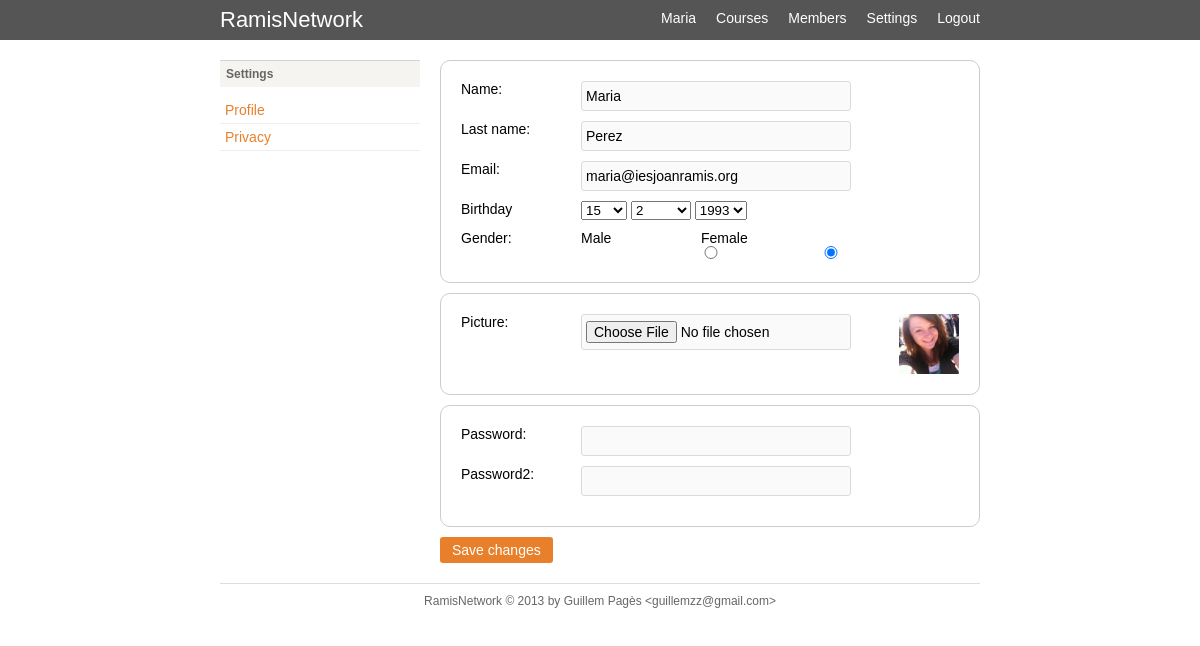
The app's page /settings.php (signed in) with its own data.
### tables this page shows
CREATE TABLE `users` (
  `id` int(11) unsigned NOT NULL AUTO_INCREMENT,
  `name` varchar(100) NOT NULL DEFAULT '',
  `lastname` varchar(100) NOT NULL DEFAULT '',
  `email` varchar(100) NOT NULL DEFAULT '',
  `password` varchar(64) NOT NULL DEFAULT '',
  `birthday` date NOT NULL,
  `gender` tinyint(2) NOT NULL DEFAULT '0',
  `avatar` varchar(64) NOT NULL,
  `course` tinyint(3) NOT NULL DEFAULT '0',
  `privacy` tinyint(2) NOT NULL DEFAULT '0',
  `visits` int(11) NOT NULL DEFAULT '0',
  PRIMARY KEY (`id`),
  KEY `email` (`email`)
);

### lib/html.php (called while the page is built, shortened)
<?php
function do_header($title='') {
	global $current_user;
	$data['title'] = $title;
	$data['home_link'] = ROOT;
	if ($current_user->authenticated) {
		$data['home_link'] = ROOT . 'home.php';
	}
	do_view('header', $data);
}
function do_view($name, $data=null) {
	$_view = VIEWS . $name . '_view.php';
	require($_view);
}
?>

### settings.php (called while the page is built, shortened)
<?php
require('config.php');
require(LIB . 'html.php');
require(LIB . 'User.php');
$user = new User();
$user->id = $current_user->id;
if (!$user->read()) {
	do_error('Invalid user');
}
$data['msg'] = false;
$data['user'] = $user;
do_header('Settings');
do_view('settings', $data);
?>

### lib/db.php (called while the page is built, shortened)
<?php
	class db {
		var $dbuser;
		var $dbpassword;
		var $dbhost;
		var $dbmaster;
		var $persistent;
		var $master_persistent;
		var $dbh_update = false;
		var $dbh_select = false;
		var $dbh = false;
		function db($dbuser='', $dbpassword='', $dbname='', $dbhost='localhost', $dbmaster=false) {
			$this->dbuser = $dbuser;
			$this->dbpassword = $dbpassword;
			$this->dbname = $dbname;
			$this->dbhost = $dbhost;
			$this->dbmaster = $dbmaster;
			if ( $dbmaster && $dbmaster != $dbhost ) {
				$this->dbmaster = $dbmaster;
			} else {
				$this->dbmaster = false;
			}
		}
		function connect($master = false) {
			if ($master && $this->dbmaster ) {
				if ($this->dbh_update) {
					$this->dbh = & $this->dbh_update;
					return;
				} else {
					if ($this->master_persistent) {
						$this->dbh_update = @mysql_pconnect($this->dbmaster, $this->dbuser,$this->dbpassword, MYSQL_CLIENT_COMPRESS);
					} else {
						$this->dbh_update = @mysql_connect($this->dbmaster, $this->dbuser,$this->dbpassword, MYSQL_CLIENT_COMPRESS);
					}
					$this->dbh = & $this->dbh_update;
				}
			} else {
				if ($this->persistent) {
					$this->dbh_select = @mysql_pconnect($this->dbhost, $this->dbuser,$this->dbpassword);
				} else {
					$this->dbh_select = @mysql_connect($this->dbhost, $this->dbuser,$this->dbpassword);
				}
				$this->dbh = & $this->dbh_select;
			}
		}
		function flush() {
			$this->last_result = null;
		}
		function query($query) {
			$query = trim($query);
			$is_update = preg_match("/^(insert|delete|update|replace)\s+/i",$query);
			$return_val = 0;
			$this->result = @mysql_query($query,$this->dbh);
			if ( $is_update ) {
				$this->rows_affected = mysql_affected_rows();
				if ( preg_match("/^(insert|replace)\s+/i",$query) ) {
					$this->insert_id = mysql_insert_id($this->dbh);
				}
				$return_val = $this->rows_affected;
			} else {
				$num_rows=0;
				while ( $row = @mysql_fetch_object($this->result) ) {
					$this->last_result[$num_rows] = $row;
					$num_rows++;
				}
				$this->num_rows = $num_rows;
				$return_val = $this->num_rows;
			}
			return $return_val;
		}
		function get_row($query=null,$y=0) {
			if ( $query ) {
				$this->query($query);
			}
			return $this->last_result[$y]?$this->last_result[$y]:null;
		}
}
$db = new db(DB_USER, DB_PASSWORD, DB_NAME, DB_HOST);
?>

### lib/Login.php (called while the page is built, shortened)
<?php
class Login {
	function __construct() {
		global $db;
		if (isset($_COOKIE['auth'])) {
			$user_id = intval($_COOKIE['auth']);
			$user = $db->get_row("SELECT id, name, avatar FROM users WHERE id = $user_id LIMIT 1");
			if ($user) {
				$this->id = $user->id;
				$this->name = $user->name;
				$this->authenticated = true;
			}
		}
	}
}
$current_user = new Login();
?>

### config.php (called while the page is built, shortened)
<?php
require(LIB . 'db.php');
require(LIB . 'Login.php');
require(LIB . 'functions.php');
?>

### lib/functions.php (called while the page is built, shortened)
<?php
function profile_uri($id) {
	return ROOT . 'profile.php?id=' . $id;
}
function get_avatar($name='') {
	if (!empty($name)) {
		$file = PATH . 'img/avatars/' . $name;
		if (file_exists($file)) {
			return ROOT . 'img/avatars/' . $name;
		}
	}
	return ROOT . 'img/default.jpg';
}
?>

### lib/User.php (called while the page is built, shortened)
<?php
class User {
	public $id;
	public function read() {
		global $db;
		$user = $db->get_row("SELECT * FROM users LEFT JOIN courses ON course = course_id WHERE id = $this->id");
		if ($user) {
			$this->id = $user->id;
			$this->name = $user->name;
			$this->lastname = $user->lastname;
			$this->email = $user->email;
			$this->birthday = strtotime($user->birthday);
			$this->gender = $user->gender;
			$this->avatar = $user->avatar;
			return true;
		}
		return false;
	}
}
?>

### views/settings_view.php (the view, shortened to what this page needs)
<div class="sidebar">
	<h3>Settings</h3>
	<ul class="user-menu">
		<li><a href="<?php echo ROOT; ?>settings.php">Profile</a></li>
		<li><a href="<?php echo ROOT; ?>settings.php#todo">Privacy</a></li>
	</ul>
</div>
<div class="main">
	<form action="settings.php" method="post" enctype="multipart/form-data">
	<fieldset>
		<div class="settings-field"><label>Name:</label><input type="text" name="name" value="<?=$user->name?>" /></div>
		<div class="settings-field"><label>Last name:</label><input type="text" name="lastname" value="<?=$user->lastname?>" /></div>
		<div class="settings-field"><label>Email:</label><input type="email" name="email" value="<?=$user->email?>" /></div>
		<div class="settings-field"><label>Birthday</label>
			<select name="day">
				<?php
				for ($i=1; $i<=31; $i++) {
					$checked = date("j", $user->birthday) == $i ? ' selected="selected"' : '';
					echo '<option value="' . $i . '"' . $checked . '>' . $i . '</option>';
				}
				?>
			</select>
			<select name="month">
				<?php
				for ($i=1; $i<=12; $i++) {
					$checked = date("n", $user->birthday) == $i ? ' selected="selected"' : '';
					echo '<option value="' . $i . '"' . $checked . '>' . $i . '</option>';
				}
				?>
			</select>
			<select name="year">
				<?php
				for ($i=date('Y')-12; $i>date('Y')-100; $i--) {
					$checked = date("Y", $user->birthday) == $i ? ' selected="selected"' : '';
					echo '<option value="' . $i . '"' . $checked . '>' . $i . '</option>';
				}
				?>
			</select>
		</div>
		<div class="settings-field">
			<label>Gender:</label>
			<?php if ($user->gender == 1) { ?>
				<label for="male">Male <input type="radio" name="gender" id="male" value="male" checked="checked"></label>
				<label for="female">Female <input type="radio" name="gender" id="female" value="female"></label>
			<?php } else if ($user->gender == 2) { ?>
				<label for="male">Male <input type="radio" name="gender" id="male" value="male"></label>
				<label for="female">Female <input type="radio" name="gender" id="female" value="female" checked="checked"></label>
			<?php } ?>
		</div>
	</fieldset>
	<fieldset>
		<img src="<?=get_avatar($user->avatar)?>" width="60" height="60" style="float:right;"/>
		<div class="settings-field"><label>Picture:</label><input type="file" name="avatar"></div>
	</fieldset>
	<fieldset>
		<div class="settings-field"><label>Password:</label><input type="password" name="password" /></div>
		<div class="settings-field"><label>Password2:</label><input type="password" name="password2" /></div>
	</fieldset>
	<div><input type="submit" name="save_settings" value="Save changes" class="button" /></div>
</form>
</div>

### views/header_view.php (shortened to what this page needs)
<!DOCTYPE html>
<html>
<head>
	<link rel="stylesheet" type="text/css" href="<?php echo ROOT; ?>css/estils.css">
</head>
<body>
<header>
	<div class="wrap">
		<h1><a href="<?php echo $home_link; ?>">RamisNetwork</a></h1>
		<nav class="algo">
			<ul>
				<?php if ($current_user->authenticated) {?>
					<li><a href="<?php echo profile_uri($current_user->id); ?>"><?php echo $current_user->name; ?></a></li>
					<li><a href="<?php echo ROOT; ?>courses.php">Courses</a></li>
					<li><a href="<?php echo ROOT; ?>members.php">Members</a></li>
					<li><a href="<?php echo ROOT; ?>settings.php">Settings</a></li>
					<li><a href="<?php echo ROOT; ?>login.php?action=logout">Logout</a></li>
				<?php } else { ?>
					<li><a href="<?php echo ROOT; ?>members.php">Members</a></li>
					<li><a href="<?php echo ROOT; ?>register.php">Register</a></li>
					<li><a href="<?php echo ROOT; ?>login.php">Login</a></li>
				<?php } ?>
			</ul>
		</nav>
	</div>
</header>
<div class="wrap">
	<div class="content">

### css/estils.css (style rules this page uses)
html,body,h1,h2,h3,p,ul,li,tr,th,td,table,input,textarea,form,header,footer,section,aside,fieldset { margin:0;padding:0; }
body { font-size:14px;font-family:arial,sans-serif;background:#FFF }
a { text-decoration:none;color:#E8802B }
ul { list-style:none }
header { background:#555;border-bottom:0px solid #FF8400; }
.wrap { margin:0 auto;width:760px; }
.content { padding:20px 0; }
.sidebar { float:left;width:200px; }
.main { float:left;width:540px;margin-left:20px; }
nav.algo ul { list-style:none;float:right; }
nav.algo li { float:left; }
nav.algo li a { float:left;display:block;padding:10px 0;margin-left:20px;color:white; }
h1 a { color:white;float:left;padding:7px 0;font-weight:normal;font-size:22px }
h3 { background:#F6F4F0;border-top:1px solid #D4D4D4;padding:6px 6px;font-size:12px;color:#666;margin-bottom:10px; }
.user-menu { list-style:none;margin-bottom:20px; }
.user-menu a { display:block;padding:5px;border-bottom:1px solid #EEE; }
input,textarea { background:#fafafa;border:1px solid #dbdbdb;padding:6px 4px;border-radius:3px;outline:none;font-size:14px;font-family:arial,sans-serif; }
input.button, input.button-disabled { padding:5px 12px;background:#E8802B;border:none;color:#fff; }
fieldset { background:#FFF;margin-bottom:10px;padding:20px;border:1px solid #CCC;border-radius:10px; }
.settings-field { margin-bottom:10px; }
.settings-field label { display:block;width:120px;float:left; }
.settings-field input { width:260px; }

### records on screen
users: name "Maria", lastname "Perez", email "maria@iesjoanramis.org", avatar (picture)

### other values on screen
form field day "15"
form field month "2"
form field year "1993"
